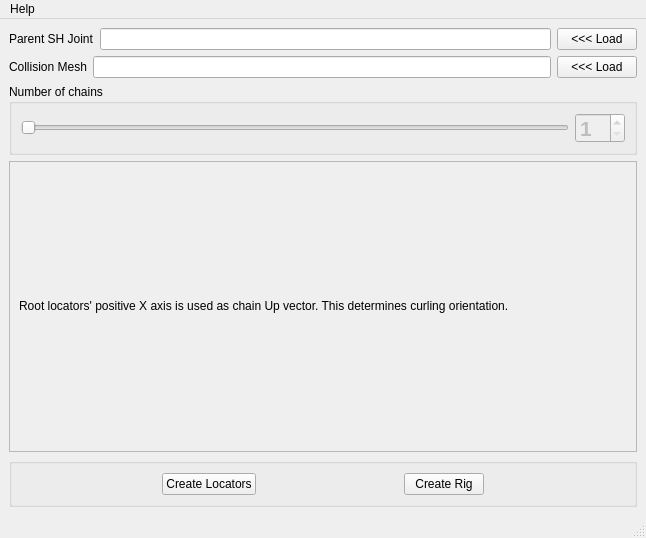
<?xml version="1.0" encoding="UTF-8"?>
<ui version="4.0">
 <class>MainWindow</class>
 <widget class="QMainWindow" name="MainWindow">
  <property name="geometry">
   <rect>
    <x>0</x>
    <y>0</y>
    <width>646</width>
    <height>538</height>
   </rect>
  </property>
  <property name="windowTitle">
   <string>Hair Rig</string>
  </property>
  <widget class="QWidget" name="centralwidget">
   <layout class="QVBoxLayout" name="verticalLayout">
    <item>
     <layout class="QHBoxLayout" name="horizontalLayout_2">
      <item>
       <widget class="QLabel" name="label">
        <property name="text">
         <string>Parent SH Joint</string>
        </property>
       </widget>
      </item>
      <item>
       <widget class="QLineEdit" name="parentLineEdit"/>
      </item>
      <item>
       <widget class="QPushButton" name="loadPushButton">
        <property name="text">
         <string>&lt;&lt;&lt; Load</string>
        </property>
       </widget>
      </item>
     </layout>
    </item>
    <item>
     <layout class="QHBoxLayout" name="horizontalLayout_3">
      <item>
       <widget class="QLabel" name="label_3">
        <property name="text">
         <string>Collision Mesh</string>
        </property>
       </widget>
      </item>
      <item>
       <widget class="QLineEdit" name="collisionMeshLineEdit"/>
      </item>
      <item>
       <widget class="QPushButton" name="loadCollisionMeshPushButton">
        <property name="text">
         <string>&lt;&lt;&lt; Load</string>
        </property>
       </widget>
      </item>
     </layout>
    </item>
    <item>
     <widget class="QGroupBox" name="groupBox">
      <property name="title">
       <string>Number of chains</string>
      </property>
      <layout class="QHBoxLayout" name="horizontalLayout">
       <item>
        <widget class="QSlider" name="numChainsHorizontalSlider">
         <property name="minimum">
          <number>1</number>
         </property>
         <property name="maximum">
          <number>8</number>
         </property>
         <property name="orientation">
          <enum>Qt::Horizontal</enum>
         </property>
        </widget>
       </item>
       <item>
        <widget class="QSpinBox" name="numChainsSpinBox">
         <property name="enabled">
          <bool>false</bool>
         </property>
         <property name="minimumSize">
          <size>
           <width>50</width>
           <height>30</height>
          </size>
         </property>
         <property name="maximumSize">
          <size>
           <width>50</width>
           <height>30</height>
          </size>
         </property>
         <property name="font">
          <font>
           <pointsize>16</pointsize>
           <weight>75</weight>
           <bold>true</bold>
          </font>
         </property>
         <property name="frame">
          <bool>true</bool>
         </property>
         <property name="minimum">
          <number>1</number>
         </property>
         <property name="maximum">
          <number>10</number>
         </property>
        </widget>
       </item>
      </layout>
     </widget>
    </item>
    <item>
     <widget class="QScrollArea" name="chainsScrollArea">
      <property name="widgetResizable">
       <bool>true</bool>
      </property>
      <widget class="QWidget" name="scrollAreaWidgetContents">
       <property name="geometry">
        <rect>
         <x>0</x>
         <y>0</y>
         <width>620</width>
         <height>230</height>
        </rect>
       </property>
       <layout class="QVBoxLayout" name="verticalLayout_2">
        <item>
         <widget class="QLabel" name="label_2">
          <property name="maximumSize">
           <size>
            <width>16777215</width>
            <height>20</height>
           </size>
          </property>
          <property name="text">
           <string>Root locators' positive X axis is used as chain Up vector. This determines curling orientation.</string>
          </property>
         </widget>
        </item>
        <item>
         <layout class="QVBoxLayout" name="chainVBoxLayout"/>
        </item>
       </layout>
      </widget>
     </widget>
    </item>
    <item>
     <widget class="QGroupBox" name="groupBox_4">
      <property name="title">
       <string/>
      </property>
      <layout class="QHBoxLayout" name="horizontalLayout_5">
       <item>
        <spacer name="horizontalSpacer_2">
         <property name="orientation">
          <enum>Qt::Horizontal</enum>
         </property>
         <property name="sizeHint" stdset="0">
          <size>
           <width>192</width>
           <height>20</height>
          </size>
         </property>
        </spacer>
       </item>
       <item>
        <widget class="QPushButton" name="createLocatorsPushButton">
         <property name="text">
          <string>Create Locators</string>
         </property>
        </widget>
       </item>
       <item>
        <spacer name="horizontalSpacer">
         <property name="orientation">
          <enum>Qt::Horizontal</enum>
         </property>
         <property name="sizeHint" stdset="0">
          <size>
           <width>192</width>
           <height>20</height>
          </size>
         </property>
        </spacer>
       </item>
       <item>
        <widget class="QPushButton" name="createRigPushButton">
         <property name="text">
          <string>Create Rig</string>
         </property>
        </widget>
       </item>
       <item>
        <spacer name="horizontalSpacer_3">
         <property name="orientation">
          <enum>Qt::Horizontal</enum>
         </property>
         <property name="sizeHint" stdset="0">
          <size>
           <width>192</width>
           <height>20</height>
          </size>
         </property>
        </spacer>
       </item>
      </layout>
     </widget>
    </item>
   </layout>
  </widget>
  <widget class="QStatusBar" name="statusbar"/>
  <widget class="QMenuBar" name="menuBar">
   <property name="geometry">
    <rect>
     <x>0</x>
     <y>0</y>
     <width>646</width>
     <height>22</height>
    </rect>
   </property>
   <widget class="QMenu" name="menuHelp">
    <property name="title">
     <string>Help</string>
    </property>
    <addaction name="actionDirections"/>
   </widget>
   <addaction name="menuHelp"/>
  </widget>
  <action name="actionDirections">
   <property name="text">
    <string>Directions</string>
   </property>
  </action>
 </widget>
 <resources/>
 <connections>
  <connection>
   <sender>numChainsHorizontalSlider</sender>
   <signal>valueChanged(int)</signal>
   <receiver>numChainsSpinBox</receiver>
   <slot>setValue(int)</slot>
   <hints>
    <hint type="sourcelabel">
     <x>560</x>
     <y>127</y>
    </hint>
    <hint type="destinationlabel">
     <x>618</x>
     <y>131</y>
    </hint>
   </hints>
  </connection>
 </connections>
</ui>
